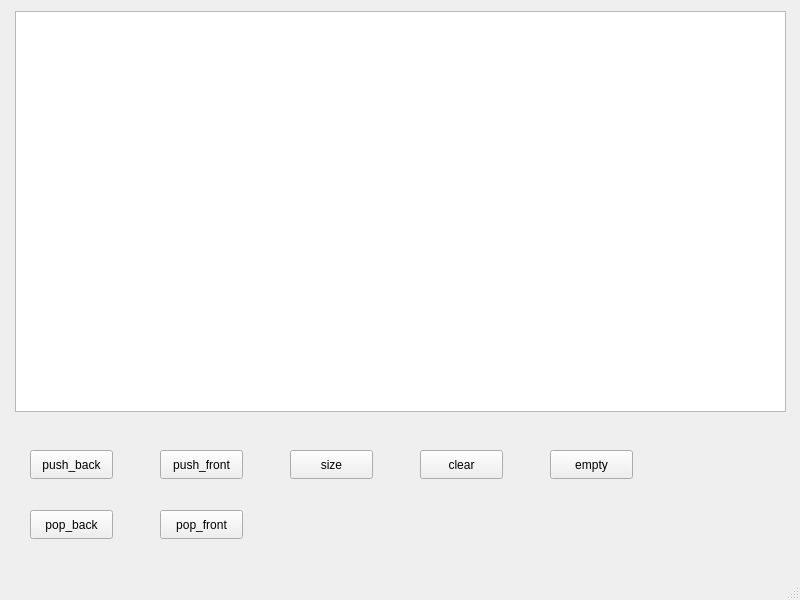
<?xml version="1.0" encoding="UTF-8"?>
<ui version="4.0">
 <class>MainWindow</class>
 <widget class="QMainWindow" name="MainWindow">
  <property name="geometry">
   <rect>
    <x>0</x>
    <y>0</y>
    <width>800</width>
    <height>600</height>
   </rect>
  </property>
  <property name="windowTitle">
   <string>MainWindow</string>
  </property>
  <widget class="QWidget" name="centralwidget">
   <widget class="QTextBrowser" name="display">
    <property name="geometry">
     <rect>
      <x>15</x>
      <y>11</y>
      <width>771</width>
      <height>401</height>
     </rect>
    </property>
   </widget>
   <widget class="QPushButton" name="push_back">
    <property name="geometry">
     <rect>
      <x>30</x>
      <y>450</y>
      <width>83</width>
      <height>29</height>
     </rect>
    </property>
    <property name="text">
     <string>push_back</string>
    </property>
   </widget>
   <widget class="QPushButton" name="pop_back">
    <property name="geometry">
     <rect>
      <x>30</x>
      <y>510</y>
      <width>83</width>
      <height>29</height>
     </rect>
    </property>
    <property name="text">
     <string>pop_back</string>
    </property>
   </widget>
   <widget class="QPushButton" name="push_front">
    <property name="geometry">
     <rect>
      <x>160</x>
      <y>450</y>
      <width>83</width>
      <height>29</height>
     </rect>
    </property>
    <property name="text">
     <string>push_front</string>
    </property>
   </widget>
   <widget class="QPushButton" name="pop_front">
    <property name="geometry">
     <rect>
      <x>160</x>
      <y>510</y>
      <width>83</width>
      <height>29</height>
     </rect>
    </property>
    <property name="text">
     <string>pop_front</string>
    </property>
   </widget>
   <widget class="QPushButton" name="size">
    <property name="geometry">
     <rect>
      <x>290</x>
      <y>450</y>
      <width>83</width>
      <height>29</height>
     </rect>
    </property>
    <property name="text">
     <string>size</string>
    </property>
   </widget>
   <widget class="QPushButton" name="clear">
    <property name="geometry">
     <rect>
      <x>420</x>
      <y>450</y>
      <width>83</width>
      <height>29</height>
     </rect>
    </property>
    <property name="text">
     <string>clear</string>
    </property>
   </widget>
   <widget class="QPushButton" name="empty">
    <property name="geometry">
     <rect>
      <x>550</x>
      <y>450</y>
      <width>83</width>
      <height>29</height>
     </rect>
    </property>
    <property name="text">
     <string>empty</string>
    </property>
   </widget>
  </widget>
  <widget class="QMenuBar" name="menubar">
   <property name="geometry">
    <rect>
     <x>0</x>
     <y>0</y>
     <width>800</width>
     <height>25</height>
    </rect>
   </property>
  </widget>
  <widget class="QStatusBar" name="statusbar"/>
 </widget>
 <resources/>
 <connections/>
</ui>
